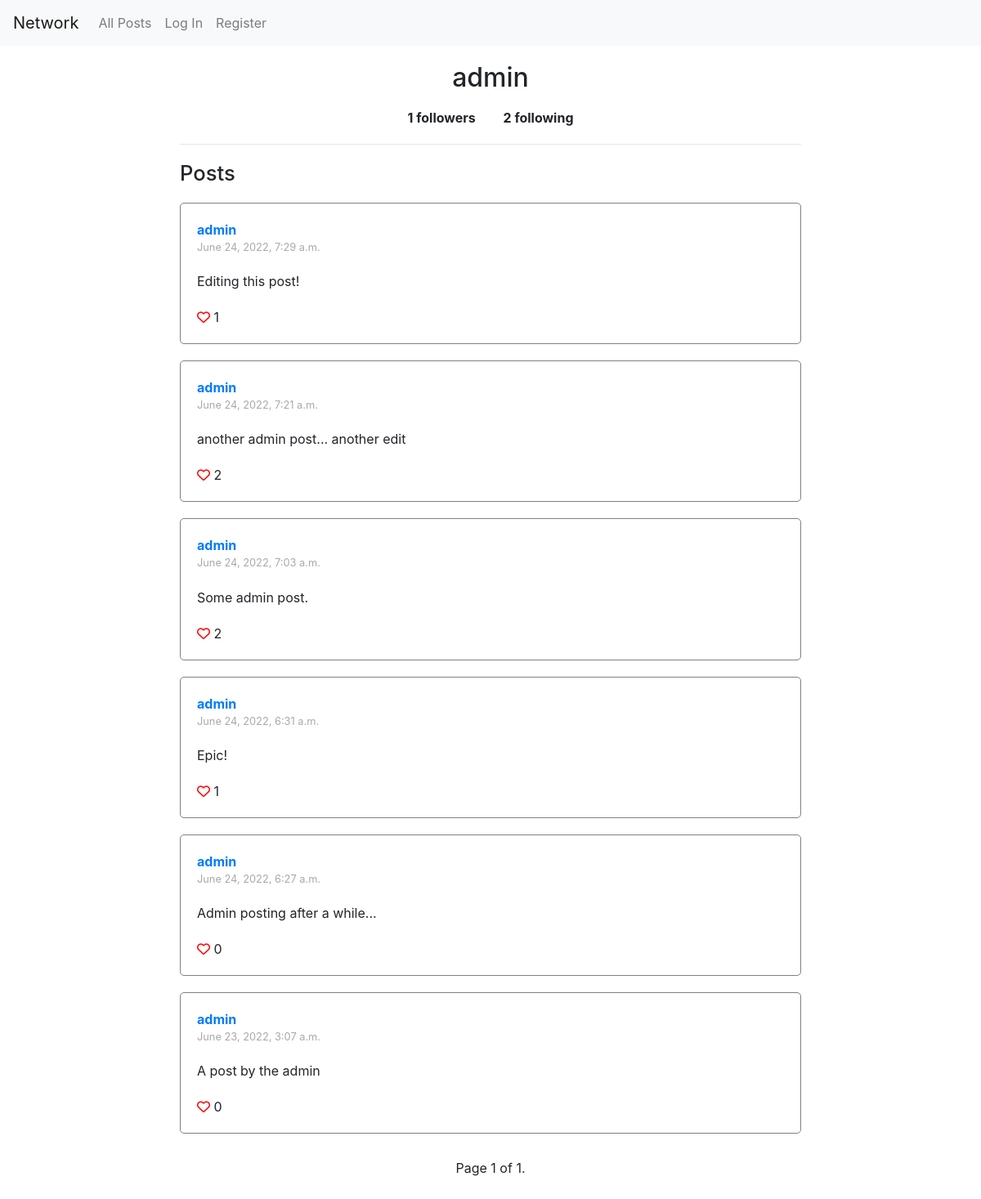
/profile/admin, run on the app's committed database.
### network/models.py (models this page shows, shortened)
class User(AbstractUser):
    followers = models.ManyToManyField(
        "self", symmetrical=False, related_name="following"
    )

class Post(models.Model):
    user = models.ForeignKey(User, on_delete=models.CASCADE, related_name="posts")
    timestamp = models.DateTimeField(auto_now_add=True)
    text = models.CharField(max_length=140)
    likes = models.ManyToManyField(User, related_name="likes")

### network/views.py (the view)
# urls.py: path("profile/<str:username>", views.profile, name="profile"),
def profile(request, username):
    try:
        profile_user = User.objects.get(username=username)
    except:
        raise Http404("Username not found.")
    profile_posts = Post.objects.filter(user=profile_user).all().order_by("-timestamp")
    paginator = Paginator(profile_posts, 10)  # Show 10 posts per page.
    page_number = request.GET.get("page")
    page_obj = paginator.get_page(page_number)
    return render(
        request,
        "network/profile.html",
        {
            "profile_user": profile_user,
            "page_obj": page_obj,
        },
    )

### network/templates/network/profile.html (shortened to what this page needs)
{% extends 'network/posts.html' %}
{% load static %}
{% block body %}
    <div id="profile-details-container">
        <div id="profile-head">
            <h1 class="profile-username">{{ profile_user.username }}</h1>
        </div>
        <div id="profile-follow-details-container">
            <span id="profile-followers"><span id="profile-user-followers">{{ profile_user.followers.all.count }}</span> followers</span>
            <span id="profile-following"><span id="profile-user-following">{{ profile_user.following.all.count }}</span> following</span>
        </div>
    </div>
    <hr class="divider">
{% endblock %}

### network/templates/network/posts.html (shortened to what this page needs)
{% extends 'network/layout.html' %}
{% load static %}
{% block posts %}
    <div id="posts-container">
        <h1 id="hdr-posts-container">Posts</h1>
        {% for post in page_obj %}
            <div class="post">
                <div class="post-user">
                    <a href={% url 'profile' post.user.username %}>{{ post.user }}</a>
                </div>
                <div class='timestamp'>{{post.timestamp}}</div>
                <div class="post-content" id="post-{{post.id}}-content">
                    {{ post.text }}
                </div>
                <div class="like-container" id="like-container-post-{{post.id}}">
                    {% if user.is_authenticated %}
                        {% if user not in post.likes.all %}
                            <i data-post="{{post.id}}" class="btn-like-toggle far fa-heart"></i>
                        {% else %}
                            <i data-post="{{post.id}}" class="btn-like-toggle fas fa-heart"></i>
                        {% endif %}
                    {% else %}
                        <a href="{% url 'login' %}"><i class="far fa-heart"></i></a>
                    {% endif %}
                    <span id="post-{{post.id}}-likes">{{ post.likes.count }}</span>
                </div>
            </div>
        {% empty %}
            <div class="post">There are no posts yet.</div>
        {% endfor%}
        <div class="pagination">
            <div class="step-links">
                <div class="current">
                    Page {{ page_obj.number }} of {{ page_obj.paginator.num_pages }}.
                </div>
            </div>
        </div>
    </div>
{% endblock %}

### network/templates/network/layout.html (shortened to what this page needs)
{% load static %}
<!DOCTYPE html>
<html lang="en">
    <head>
        <link rel="stylesheet" href="https://stackpath.bootstrapcdn.com/bootstrap/4.4.1/css/bootstrap.min.css">
        <link href="{% static 'network/styles.css' %}" rel="stylesheet">
    </head>
    <body>
        <nav class="navbar navbar-expand-lg navbar-light bg-light">
            <a class="navbar-brand" href="{% url 'index' %}">Network</a>
            <div>
              <ul class="navbar-nav mr-auto">
                <li class="nav-item">
                  <a class="nav-link" href="{% url 'index' %}">All Posts</a>
                </li>
                {% if user.is_authenticated %}
                    <li class="nav-item">
                        <a class="nav-link" href="{% url 'following' %}">Following</a>
                    </li>
                    <li class="nav-item">
                        <a class="nav-link" href="{% url 'logout' %}">Log Out</a>
                    </li>
                {% else %}
                    <li class="nav-item">
                        <a class="nav-link" href="{% url 'login' %}">Log In</a>
                    </li>
                    <li class="nav-item">
                        <a class="nav-link" href="{% url 'register' %}">Register</a>
                    </li>
                {% endif %}
              </ul>
            </div>
          </nav>
        <div class="body">
            {% block body %}
            {% endblock %}
            {% block posts %}
            {% endblock%}
        </div>
    </body>
</html>

### network/static/network/styles.css (style rules this page uses)
* { box-sizing: border-box; padding: 0; margin: 0; }
.body { padding: 20px; max-width: 800px; margin: auto; }
.divider { margin-top: 20px; }
#hdr-posts-container { font-size: 1.6rem; margin-top: 20px; }
.post { border: 1px solid gray; border-radius: 5px; padding: 20px; margin-top: 20px; overflow: hidden; }
.post-user { font-weight: bold; }
.timestamp { font-size: 0.8rem; color: darkgray; }
.post-content { margin-top: 20px; }
.like-container { margin-top: 20px; }
.fa-heart { color: red; }
#profile-details-container { display: flex; flex-direction: column; align-items: center; }
#profile-head { display: flex; flex-direction: row; align-items: center; }
.profile-username { display: inline; font-size: 2rem; }
#profile-following { margin-left: 30px; }
#profile-follow-details-container { margin-top: 10px; font-weight: bold; }
.pagination { display: flex; justify-content: center; margin: 30px 0; }
.step-links { display: flex; justify-content: space-evenly; }
.current { margin: 0 20px; }

### data on the page
User: username "admin", followers.all.count "1", following.all.count "2"
Post: user "admin", timestamp "June 24, 2022, 7:29 a.m.", text "Editing this post!", likes.count "1"
Post: user "admin", timestamp "June 24, 2022, 7:21 a.m.", text "another admin post... another edit", likes.count "2"
Post: user "admin", timestamp "June 24, 2022, 7:03 a.m.", text "Some admin post.", likes.count "2"
Post: user "admin", timestamp "June 24, 2022, 6:31 a.m.", text "Epic!", likes.count "1"
Post: user "admin", timestamp "June 24, 2022, 6:27 a.m.", text "Admin posting after a while...", likes.count "0"
Post: user "admin", timestamp "June 23, 2022, 3:07 a.m.", text "A post by the admin", likes.count "0"

### other printed values
{{ page_obj.number }} "1"
{{ page_obj.paginator.num_pages }} "1"
